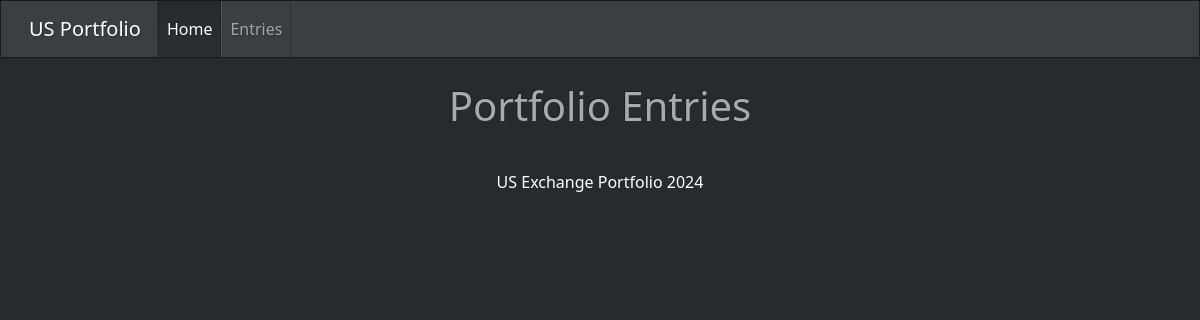
Page /entries/ on the earlier database version.
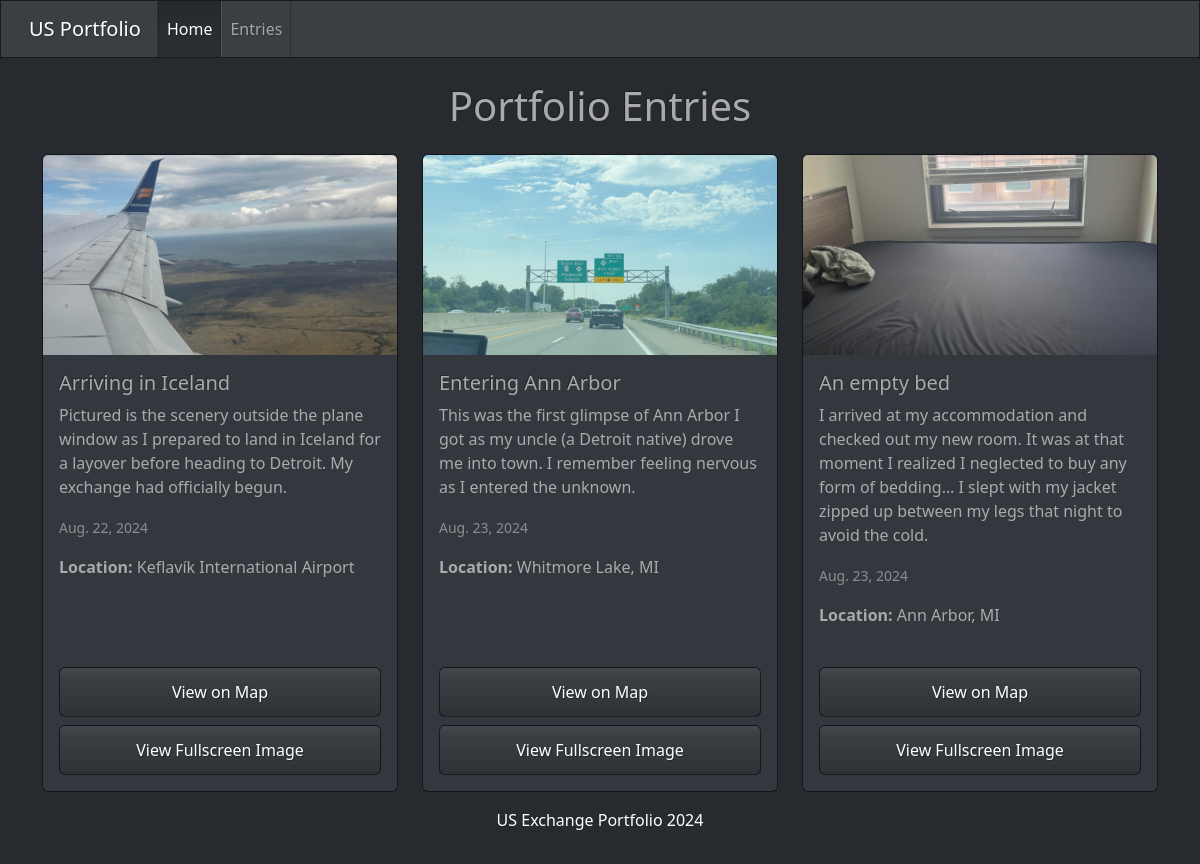
Same page on the later database version.
### portfolio/models.py (models this page shows, shortened)
class PortfolioEntry(models.Model):
    title = models.CharField(max_length=200)
    date = models.DateField()
    description = models.TextField()
    location = models.CharField(max_length=255)
    google_map_embed = models.TextField(
        default='<iframe src="https://www.google.com/maps/embed?..."></iframe>'
    )
    photo = models.ImageField(upload_to='portfolio_photos/', blank=True, null=True)
    video = models.FileField(upload_to='portfolio_videos/', blank=True, null=True)

### portfolio/views.py (the view)
# urls.py: path('entries/', views.portfolio_list, name='portfolio_list'),  # Entries Page
def portfolio_list(request):
    entries = PortfolioEntry.objects.all()
    return render(request, 'portfolio/portfolio_list.html', {'entries': entries})

### portfolio/templates/portfolio/portfolio_list.html (shortened to what this page needs)
{% extends 'portfolio/base.html' %}
{% block content %}
<h1 class="text-center mb-4">Portfolio Entries</h1>
<div class="row">
    {% for entry in entries %}
    <div class="col-md-4 d-flex align-items-stretch">
        <div class="card mb-4">
            {% if entry.photo %}
            <img src="{{ entry.photo.url }}" class="card-img-top" alt="{{ entry.title }}">
            {% elif entry.video %}
            <video class="card-video-top" preload="metadata" muted>
                <source src="{{ entry.video.url }}" type="video/mp4">
                Your browser does not support the video tag.
            </video>
            {% endif %}
            <div class="card-body d-flex flex-column">
                <h5 class="card-title">{{ entry.title }}</h5>
                <p class="card-text">{{ entry.description }}</p>
                <p class="card-text"><small class="text-muted">{{ entry.date }}</small></p>
                <p><strong>Location:</strong> {{ entry.location }}</p>
                <button type="button" class="btn btn-primary mt-auto" data-bs-toggle="modal" data-bs-target="#mapModal{{ forloop.counter }}">
                    View on Map
                </button>
                <button type="button" class="btn btn-primary mt-2" data-bs-toggle="modal" data-bs-target="#mediaModal{{ forloop.counter }}">
                    View Fullscreen {{ entry.photo|yesno:"Image,Video" }}
                </button>
            </div>
        </div>
    </div>
    {% endfor %}
</div>
{% endblock %}

### portfolio/templates/portfolio/base.html (shortened to what this page needs)
<!DOCTYPE html>
<html lang="en">
<head>
    {% load static %}
    <link href="https://cdn.jsdelivr.net/npm/bootswatch@5.3.0/dist/slate/bootstrap.min.css" rel="stylesheet">
    <link rel="stylesheet" href="{% static 'css/styles.css' %}">
</head>
<body>
    <nav class="navbar navbar-expand-lg navbar-dark bg-primary">
        <div class="container-fluid">
            <a class="navbar-brand" href="#">US Portfolio</a>
            <div class="collapse navbar-collapse" id="navbarSupportedContent">
                <ul class="navbar-nav me-auto">
                    <li class="nav-item">
                        <a class="nav-link active" href="{% url 'home' %}">Home</a>
                    </li>
                    <li class="nav-item">
                        <a class="nav-link" href="{% url 'portfolio_list' %}">Entries</a>
                    </li>
                </ul>
            </div>
        </div>
    </nav>
    <div class="container mt-4">
        {% block content %}
        {% endblock %}
    </div>
    <footer class="footer mt-auto py-3 bg-dark text-white text-center">
        <div class="container">
            <p>US Exchange Portfolio 2024</p>
        </div>
    </footer>
</body>
</html>

### static/css/styles.css (style rules this page uses)
.card { display: flex; flex-direction: column; justify-content: space-between; height: 100%; transition: transform 0.2s ease-in-out; }
.card-body { flex-grow: 1; }
.card img, .card-video-top { height: 200px; object-fit: cover; width: 100%; }
.card-img-top, .card-video-top { object-fit: cover; width: 100%; height: 200px; }
.row { row-gap: 30px; }

Differences in the rows shown:
added PortfolioEntry: photo (picture), title "Arriving in Iceland", description "Pictured is the scenery outside the plane window as I prepared to land in Iceland for a layover before heading to Detroit. My exchange had officially begun.", date "Aug. 22, 2024", location "Keflavík International Airport", photo "Image"
added PortfolioEntry: photo (picture), title "Entering Ann Arbor", description "This was the first glimpse of Ann Arbor I got as my uncle (a Detroit native) drove me into town. I remember feeling nervous as I entered the unknown.", date "Aug. 23, 2024", location "Whitmore Lake, MI", photo "Image"
added PortfolioEntry: photo (picture), title "An empty bed", description "I arrived at my accommodation and checked out my new room. It was at that moment I realized I neglected to buy any form of bedding… I slept with my jacket zipped up between my legs that night to avoid the cold.", date "Aug. 23, 2024", location "Ann Arbor, MI", photo "Image"
